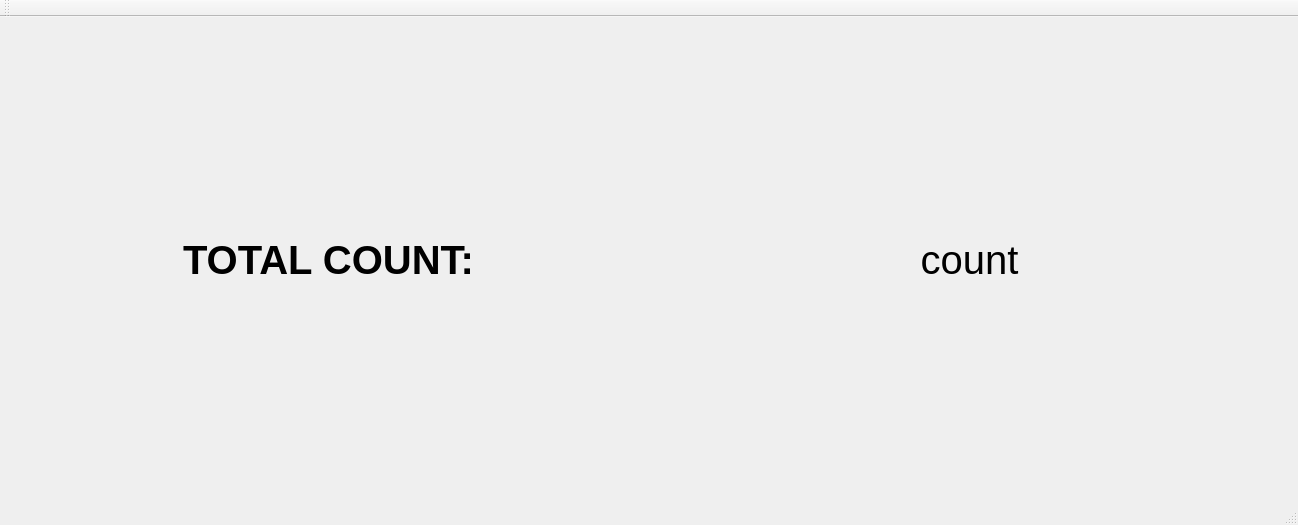
<?xml version="1.0" encoding="UTF-8"?>
<ui version="4.0">
 <class>W_TotalCountClass</class>
 <widget class="QMainWindow" name="W_TotalCountClass">
  <property name="geometry">
   <rect>
    <x>0</x>
    <y>0</y>
    <width>1298</width>
    <height>525</height>
   </rect>
  </property>
  <property name="windowTitle">
   <string>W_TotalCount</string>
  </property>
  <widget class="QWidget" name="centralWidget">
   <layout class="QHBoxLayout" name="horizontalLayout_2">
    <item>
     <layout class="QHBoxLayout" name="horizontalLayout">
      <property name="spacing">
       <number>6</number>
      </property>
      <item>
       <widget class="QLabel" name="countLabel">
        <property name="font">
         <font>
          <family>Yu Gothic UI</family>
          <pointsize>30</pointsize>
          <bold>true</bold>
         </font>
        </property>
        <property name="text">
         <string>TOTAL COUNT:</string>
        </property>
        <property name="alignment">
         <set>Qt::AlignCenter</set>
        </property>
       </widget>
      </item>
      <item>
       <widget class="QLabel" name="L_Count">
        <property name="font">
         <font>
          <family>Yu Gothic UI</family>
          <pointsize>30</pointsize>
         </font>
        </property>
        <property name="text">
         <string>count</string>
        </property>
        <property name="alignment">
         <set>Qt::AlignCenter</set>
        </property>
        <property name="wordWrap">
         <bool>true</bool>
        </property>
        <property name="margin">
         <number>10</number>
        </property>
        <property name="indent">
         <number>0</number>
        </property>
       </widget>
      </item>
     </layout>
    </item>
   </layout>
  </widget>
  <widget class="QMenuBar" name="menuBar">
   <property name="geometry">
    <rect>
     <x>0</x>
     <y>0</y>
     <width>1298</width>
     <height>22</height>
    </rect>
   </property>
  </widget>
  <widget class="QToolBar" name="mainToolBar">
   <attribute name="toolBarArea">
    <enum>TopToolBarArea</enum>
   </attribute>
   <attribute name="toolBarBreak">
    <bool>false</bool>
   </attribute>
  </widget>
  <widget class="QStatusBar" name="statusBar"/>
 </widget>
 <layoutdefault spacing="6" margin="11"/>
 <resources/>
 <connections/>
</ui>
